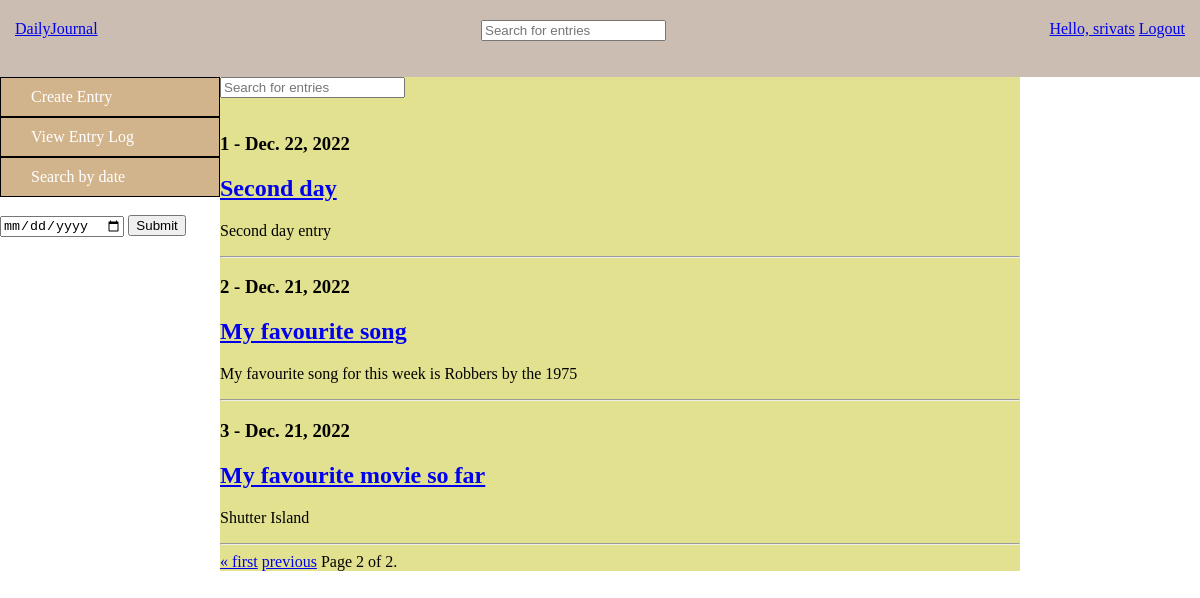
The app's page /entry-log/?page=2 (signed in) with its own data.
### base/models.py (models this page shows, shortened)
class User(AbstractUser):
    name = models.CharField(max_length=200, null=True)
    email = models.EmailField(unique=True, null=True)
    bio = models.TextField(null=True)
    avatar = models.ImageField(null=True, default="avatar.svg")
    USERNAME_FIELD = 'email'
    REQUIRED_FIELDS = ['username']

class Entry(models.Model):
    host = models.ForeignKey(User,  on_delete=models.SET_NULL, null=True)
    record = models.TextField( null = False)
    created_at = models.DateField(auto_now_add=True, auto_now=False)
    highlight = models.CharField(max_length = 200)
    class Meta():
        ordering = ['-created_at']

### base/views.py (the view)
# urls.py: path('entry-log/', views.entryLog, name='entry-log'),
@login_required(login_url='login')
def entryLog(request):
    page = 'entry-log'
    if request.user.is_authenticated:
        searched_entries = Entry.objects.filter(host = request.user)
        paginator = Paginator(searched_entries, 4)
        page_number = request.GET.get('page')
        page_obj = paginator.get_page(page_number)
        if request.method=='POST':
            searched = request.POST['searched']
            searched_entries = searched_entries.filter(Q(record__contains=searched)| Q(highlight__contains=searched))
            paginator = Paginator(searched_entries, 4)
            page_number = request.GET.get('page')
            page_obj = paginator.get_page(page_number)
            context={'page_obj':page_obj, 'searched':searched,'page':page}
        else:
            context={'searched_entries':searched_entries,'page':page, 'page_obj':page_obj}
        return render(request, 'base/home.html',context=context)
    else:
        return render(request, 'base/home.html')

### base/templates/base/home.html (shortened to what this page needs)
{% extends 'main.html' %}
{% block content %}
{% if user.is_authenticated %}
<div class="container">
    <div class="header-bar">
        <a href="{% url 'create-entry' %}">Create Entry</a>
        <a href="{% url 'entry-log' %}">View Entry Log</a>
        <a href="#">Search by date</a><br>
        <form action="" method="POST" id="cal-seacrh">
            <input type="date" name="pickdate" max={{today}} >
            <input type="submit">
        </form>
    </div>
            <div class="content-mid">
                {% if page == 'entry-log' %}
                <div class="search-items">
                    <form action="" method="POST" id="text-search">
                     <input type="text" name="searched" placeholder = "Search for entries" />
                    </form>
                </div>
                {% include 'base/entry_log.html' %}
                {% elif searched %}
                {% include 'base/entry_log.html' %}
                {% elif page == 'create-entry' %}
                {% include 'base/create-entry.html' %}
                {% elif page == 'calendar' %}
                {% include 'base/calendar_module.html' %}
                {% elif page == 'update-entry' %}
                {% include 'base/update_entry.html' %}
                {% else %}
                <div class="diary-name">
                    {{ request.user.username }}'s Diary
                </div>
                {% endif %}
            </div>
    {% else %}
            {% include 'base/intro-content.html' %}
{% endif %}
</div>
{% endblock %}

### templates/navbar.html (shortened to what this page needs)
{% load static %}
{% if user.is_authenticated %}
<link rel="stylesheet" href="{% static 'styles/main.css' %}">
<div class="navbar">
    <div class="logo">
        <a href="{% url 'home' %}">DailyJournal</a>
    </div>
    <div class="search-items">
        <form action="" method="POST">
         <input type="text" name="searched" placeholder = "Search for entries" />
        </form>
    </div>
    <div class="links">
        {% if user.is_authenticated %}
        <a href="{% url 'update-user' %}">Hello, {{request.user.username}}</a>
        <a href="{% url 'logout' %}">Logout</a>
        {% else %}
        <a href="{% url 'login' %}">Login/SignUp</a>
        {% endif %}
    </div>
    {% else %}
    <a href="{% url 'login' %}">Login</a>
    {% endif %}
</div>

### base/templates/base/entry_log.html (shortened to what this page needs)
{% block content %}
{% for record in page_obj %}
    <h3>{{forloop.counter}} - {{record.created_at}}</h3>
    <h2><a href="{% url 'update-entry' record.id %}">{{record.highlight}}</a></h2>
    <p>{{record.record}}</p>
    <hr>
{% endfor %}
<div class="pagination">
    <span class="step-links">
        {% if page_obj.has_previous %}
            <a href="?page=1">&laquo; first</a>
            <a href="?page={{ page_obj.previous_page_number }}">previous</a>
        {% endif %}
        <span class="current">
            Page {{ page_obj.number }} of {{ page_obj.paginator.num_pages }}.
        </span>
    </span>
</div>
{% endblock %}

### static/styles/main.css (style rules this page uses)
.navbar { display: flex; flex-direction: row; justify-content: space-between; padding: 20px 15px; background-color: rgb(203, 189, 177); }
.search-items { display: flex; justify-content: space-between; flex-direction: row; }
.container { padding: 0px 50px 0px 0px; display: grid; grid-template-columns: 1fr 4fr; margin-left: 20px; width: 1000px; position: relative; }
.header-bar { display: flex; flex-direction: column; }
.content-mid { background-color: rgb(226, 225, 144); height: fit-content; position: relative; vertical-align: middle; color: black; }
.header-bar a { padding: 10px 30px; background-color: tan; border: 1px solid black; text-decoration: none; color: white; }
.header-bar { margin-left: -10%; }

### records on screen
User: user.username "srivats"
Entry: created_at "Dec. 22, 2022", highlight "Second day", record "Second day entry"
Entry: created_at "Dec. 21, 2022", highlight "My favourite song", record "My favourite song for this week is Robbers by the 1975"
Entry: created_at "Dec. 21, 2022", highlight "My favourite movie so far", record "Shutter Island"

### other values on screen
{{ page_obj.number }} "2"
{{ page_obj.paginator.num_pages }} "2"
